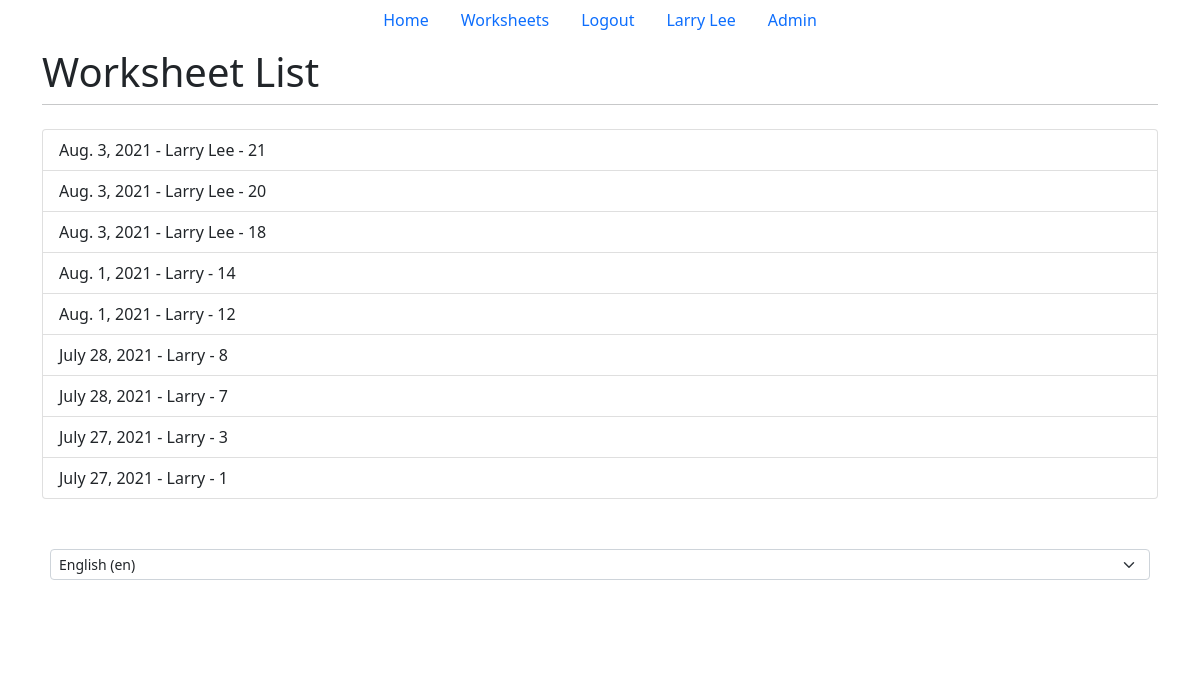
The page /worksheets/ (signed in) on the database as committed earlier.
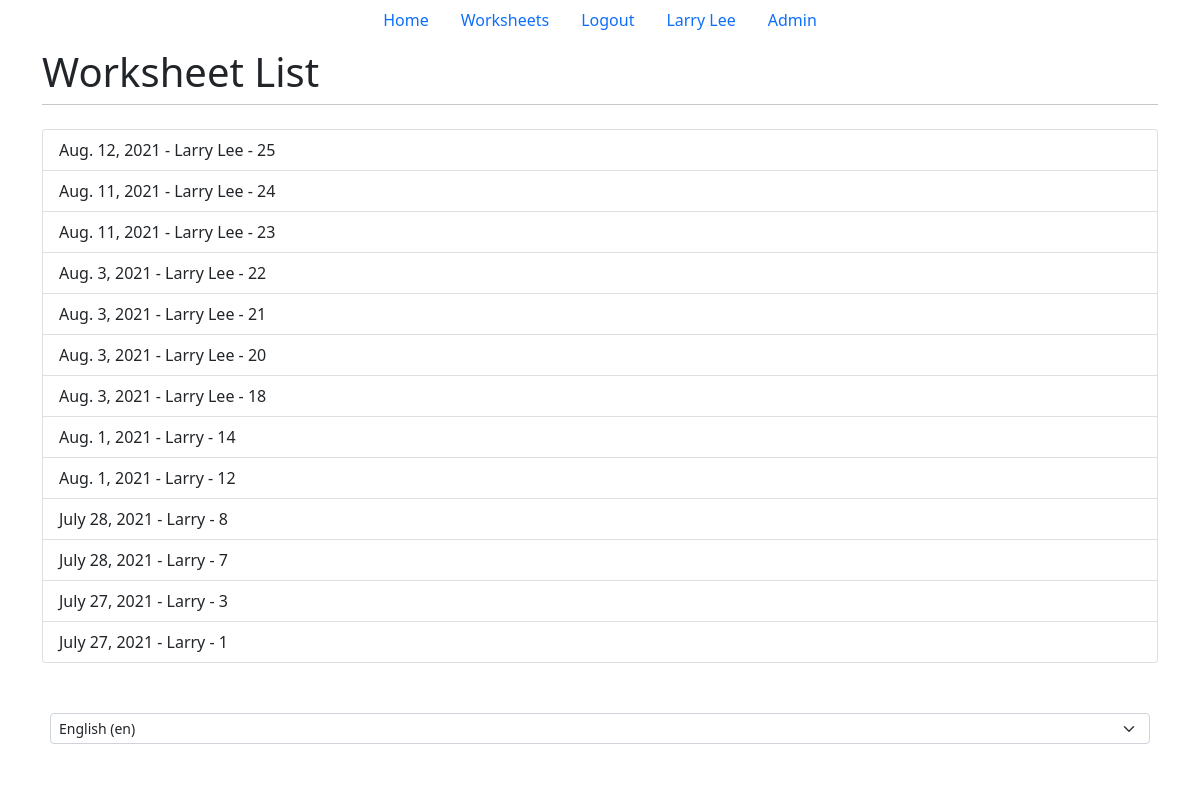
The same page on the database as committed later.
### main/models.py (models this page shows, shortened)
class Worksheet(models.Model):
    user = models.ForeignKey(
        User,
        on_delete=models.CASCADE,
        related_name="worksheet",
        null=True
    )
    name = models.CharField(max_length=20)
    date = models.DateField(name="date", auto_now_add=True)
    complete = models.BooleanField(db_column="Completed", default=False)
    stores = STORE_CHOICES
    class Meta:
        verbose_name = _("Worksheet")
        verbose_name_plural = _("Worksheets")
    def get_absolute_url(self):
        return reverse("tracker", kwargs={"id": self.pk})
    operations = OPERATION_CHOICES

### main/views.py (the view)
# urls.py: path('worksheets/', views.worksheets, name="worksheets"),
def worksheets(response):
    return render(response, "worksheets.html", {})

### main/templates/worksheets.html (shortened to what this page needs)
{% extends 'base.html' %}
{% block title2 %}Worksheet List{% endblock title2 %}
{% block content %}
    {% if user.is_authenticated %}
        <div class="list-group">
            {% for ws in user.worksheet.all reversed %}
                <a href="{{ws.get_absolute_url}}" class="list-group-item list-group-item-action">
                    {{ws.date}} - {{ws.name}} - {{ws.id}}
                </a>
            {% endfor %}
        </div>
    {% else %}
        <p>Login<a href="/login/">Here</a></p>
    {% endif %}
{% endblock content %}

Rows that differ between the two databases and show on the page:
added Worksheet: date "Aug. 12, 2021", name "Larry Lee", id "25"
added Worksheet: date "Aug. 11, 2021", name "Larry Lee", id "24"
added Worksheet: date "Aug. 11, 2021", name "Larry Lee", id "23"
added Worksheet: date "Aug. 3, 2021", name "Larry Lee", id "22"
